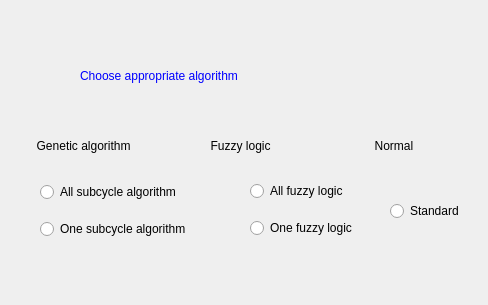
<?xml version="1.0" encoding="UTF-8"?>
<ui version="4.0">
 <class>ChooseAlgorithmType</class>
 <widget class="QDialog" name="ChooseAlgorithmType">
  <property name="geometry">
   <rect>
    <x>0</x>
    <y>0</y>
    <width>488</width>
    <height>305</height>
   </rect>
  </property>
  <property name="windowTitle">
   <string>Settings</string>
  </property>
  <widget class="QStackedWidget" name="stackedWidget">
   <property name="geometry">
    <rect>
     <x>0</x>
     <y>0</y>
     <width>491</width>
     <height>301</height>
    </rect>
   </property>
   <property name="currentIndex">
    <number>0</number>
   </property>
   <widget class="QWidget" name="page">
    <widget class="QWidget" name="verticalLayoutWidget">
     <property name="geometry">
      <rect>
       <x>80</x>
       <y>40</y>
       <width>336</width>
       <height>71</height>
      </rect>
     </property>
     <layout class="QVBoxLayout" name="verticalLayout_2">
      <item>
       <widget class="QLabel" name="label">
        <property name="styleSheet">
         <string notr="true">font: 75 21pt &quot;Times New Roman&quot;;
color: rgb(0, 0, 255);</string>
        </property>
        <property name="text">
         <string>Choose appropriate algorithm</string>
        </property>
       </widget>
      </item>
     </layout>
    </widget>
    <widget class="QWidget" name="horizontalLayoutWidget">
     <property name="geometry">
      <rect>
       <x>30</x>
       <y>120</y>
       <width>486</width>
       <height>51</height>
      </rect>
     </property>
     <layout class="QHBoxLayout" name="horizontalLayout">
      <item>
       <widget class="QLabel" name="label_2">
        <property name="styleSheet">
         <string notr="true">font: 75 16pt &quot;Palatino Linotype&quot;;</string>
        </property>
        <property name="text">
         <string>  Genetic algorithm</string>
        </property>
       </widget>
      </item>
      <item>
       <widget class="QLabel" name="label_3">
        <property name="styleSheet">
         <string notr="true">font: 75 16pt &quot;Palatino Linotype&quot;;</string>
        </property>
        <property name="text">
         <string>     Fuzzy logic</string>
        </property>
       </widget>
      </item>
      <item>
       <widget class="QLabel" name="label_13">
        <property name="styleSheet">
         <string notr="true">font: 75 16pt &quot;Palatino Linotype&quot;;</string>
        </property>
        <property name="text">
         <string>     Normal</string>
        </property>
       </widget>
      </item>
     </layout>
    </widget>
    <widget class="QWidget" name="verticalLayoutWidget_3">
     <property name="geometry">
      <rect>
       <x>40</x>
       <y>171</y>
       <width>181</width>
       <height>80</height>
      </rect>
     </property>
     <layout class="QVBoxLayout" name="verticalLayout_4">
      <item>
       <widget class="QRadioButton" name="allGAradioButton">
        <property name="styleSheet">
         <string notr="true">font: 75 11pt &quot;Times New Roman&quot;;</string>
        </property>
        <property name="text">
         <string>All subcycle algorithm</string>
        </property>
       </widget>
      </item>
      <item>
       <widget class="QRadioButton" name="OneGAradioButton">
        <property name="styleSheet">
         <string notr="true">font: 11pt &quot;Times New Roman&quot;;</string>
        </property>
        <property name="text">
         <string>One subcycle algorithm</string>
        </property>
       </widget>
      </item>
     </layout>
    </widget>
    <widget class="QWidget" name="verticalLayoutWidget_4">
     <property name="geometry">
      <rect>
       <x>250</x>
       <y>170</y>
       <width>131</width>
       <height>80</height>
      </rect>
     </property>
     <layout class="QVBoxLayout" name="verticalLayout_5">
      <item>
       <widget class="QRadioButton" name="AllFLradioButton">
        <property name="styleSheet">
         <string notr="true">font: 11pt &quot;Times New Roman&quot;;</string>
        </property>
        <property name="text">
         <string>All fuzzy logic</string>
        </property>
       </widget>
      </item>
      <item>
       <widget class="QRadioButton" name="OneFLradioButton">
        <property name="styleSheet">
         <string notr="true">font: 11pt &quot;Times New Roman&quot;;</string>
        </property>
        <property name="text">
         <string>One fuzzy logic</string>
        </property>
       </widget>
      </item>
     </layout>
    </widget>
    <widget class="QWidget" name="verticalLayoutWidget_5">
     <property name="geometry">
      <rect>
       <x>390</x>
       <y>171</y>
       <width>86</width>
       <height>80</height>
      </rect>
     </property>
     <layout class="QVBoxLayout" name="verticalLayout_6">
      <item>
       <widget class="QRadioButton" name="standardRadioButton">
        <property name="styleSheet">
         <string notr="true">font: 11pt &quot;Times New Roman&quot;;</string>
        </property>
        <property name="text">
         <string>Standard</string>
        </property>
       </widget>
      </item>
     </layout>
    </widget>
   </widget>
   <widget class="QWidget" name="page_2">
    <widget class="QPushButton" name="nextButtonForGA">
     <property name="geometry">
      <rect>
       <x>390</x>
       <y>260</y>
       <width>62</width>
       <height>21</height>
      </rect>
     </property>
     <property name="styleSheet">
      <string notr="true">color: white;
background-color: QLinearGradient( x1: 0, y1: 0, x2: 0, y2: 1, stop: 0 #88d, stop: 0.1 #99e, stop: 0.49 #77c, stop: 0.5 #66b, stop: 1 #77c);
border-width: 1px;
border-color: #339;
border-style: solid;
border-radius: 7;
padding:3px;
font-size: 10px;
padding-left: 5px;
padding-right: 5px;
min-width: 50px;
max-width: 50px;
min-height: 13px;
max-height: 13px;</string>
     </property>
     <property name="text">
      <string>Next</string>
     </property>
    </widget>
    <widget class="QLabel" name="label_4">
     <property name="geometry">
      <rect>
       <x>150</x>
       <y>10</y>
       <width>159</width>
       <height>26</height>
      </rect>
     </property>
     <property name="styleSheet">
      <string notr="true">font: 75 14pt &quot;Palatino Linotype&quot;;</string>
     </property>
     <property name="text">
      <string>  Genetic algorithm</string>
     </property>
    </widget>
    <widget class="QPushButton" name="backButtonForGA">
     <property name="geometry">
      <rect>
       <x>310</x>
       <y>260</y>
       <width>62</width>
       <height>21</height>
      </rect>
     </property>
     <property name="styleSheet">
      <string notr="true">color: white;
background-color: QLinearGradient( x1: 0, y1: 0, x2: 0, y2: 1, stop: 0 #88d, stop: 0.1 #99e, stop: 0.49 #77c, stop: 0.5 #66b, stop: 1 #77c);
border-width: 1px;
border-color: #339;
border-style: solid;
border-radius: 7;
padding:3px;
font-size: 10px;
padding-left: 5px;
padding-right: 5px;
min-width: 50px;
max-width: 50px;
min-height: 13px;
max-height: 13px;</string>
     </property>
     <property name="text">
      <string>Back</string>
     </property>
    </widget>
    <widget class="QLabel" name="label_5">
     <property name="geometry">
      <rect>
       <x>90</x>
       <y>60</y>
       <width>141</width>
       <height>16</height>
      </rect>
     </property>
     <property name="styleSheet">
      <string notr="true">font: 10pt &quot;Times New Roman&quot;;</string>
     </property>
     <property name="text">
      <string>Replacement probability</string>
     </property>
    </widget>
    <widget class="QLabel" name="label_6">
     <property name="geometry">
      <rect>
       <x>90</x>
       <y>100</y>
       <width>111</width>
       <height>16</height>
      </rect>
     </property>
     <property name="styleSheet">
      <string notr="true">font: 10pt &quot;Times New Roman&quot;;</string>
     </property>
     <property name="text">
      <string>Population size</string>
     </property>
    </widget>
    <widget class="QLabel" name="label_7">
     <property name="geometry">
      <rect>
       <x>90</x>
       <y>140</y>
       <width>91</width>
       <height>16</height>
      </rect>
     </property>
     <property name="styleSheet">
      <string notr="true">font: 10pt &quot;Times New Roman&quot;;</string>
     </property>
     <property name="text">
      <string>Generations</string>
     </property>
    </widget>
    <widget class="QLabel" name="label_8">
     <property name="geometry">
      <rect>
       <x>90</x>
       <y>180</y>
       <width>121</width>
       <height>16</height>
      </rect>
     </property>
     <property name="styleSheet">
      <string notr="true">font: 10pt &quot;Times New Roman&quot;;</string>
     </property>
     <property name="text">
      <string>Mutation probability</string>
     </property>
    </widget>
    <widget class="QLabel" name="label_9">
     <property name="geometry">
      <rect>
       <x>90</x>
       <y>220</y>
       <width>131</width>
       <height>16</height>
      </rect>
     </property>
     <property name="styleSheet">
      <string notr="true">font: 10pt &quot;Times New Roman&quot;;</string>
     </property>
     <property name="text">
      <string>Crossover probability</string>
     </property>
    </widget>
    <widget class="QPushButton" name="defaultValuesButton">
     <property name="geometry">
      <rect>
       <x>210</x>
       <y>260</y>
       <width>77</width>
       <height>21</height>
      </rect>
     </property>
     <property name="styleSheet">
      <string notr="true">color: white;
background-color: QLinearGradient( x1: 0, y1: 0, x2: 0, y2: 1, stop: 0 #88d, stop: 0.1 #99e, stop: 0.49 #77c, stop: 0.5 #66b, stop: 1 #77c);
border-width: 1px;
border-color: #339;
border-style: solid;
border-radius: 7;
padding:3px;
font-size: 10px;
padding-left: 5px;
padding-right: 5px;
min-width: 65px;
max-width: 65px;
min-height: 13px;
max-height: 13px;</string>
     </property>
     <property name="text">
      <string>Default values</string>
     </property>
    </widget>
    <widget class="QLineEdit" name="replacementProbabilityLineEdit">
     <property name="geometry">
      <rect>
       <x>260</x>
       <y>60</y>
       <width>113</width>
       <height>20</height>
      </rect>
     </property>
    </widget>
    <widget class="QLineEdit" name="populationSizeLineEdit">
     <property name="geometry">
      <rect>
       <x>260</x>
       <y>100</y>
       <width>113</width>
       <height>20</height>
      </rect>
     </property>
    </widget>
    <widget class="QLineEdit" name="generationsLineEdit">
     <property name="geometry">
      <rect>
       <x>260</x>
       <y>140</y>
       <width>113</width>
       <height>20</height>
      </rect>
     </property>
    </widget>
    <widget class="QLineEdit" name="mutationProbabilityLineEdit">
     <property name="geometry">
      <rect>
       <x>260</x>
       <y>180</y>
       <width>113</width>
       <height>20</height>
      </rect>
     </property>
    </widget>
    <widget class="QLineEdit" name="crossoverProbabilityLineEdit">
     <property name="geometry">
      <rect>
       <x>260</x>
       <y>220</y>
       <width>113</width>
       <height>20</height>
      </rect>
     </property>
    </widget>
   </widget>
   <widget class="QWidget" name="page_3">
    <widget class="QLabel" name="label_11">
     <property name="geometry">
      <rect>
       <x>150</x>
       <y>20</y>
       <width>201</width>
       <height>26</height>
      </rect>
     </property>
     <property name="styleSheet">
      <string notr="true">font: 75 14pt &quot;Palatino Linotype&quot;;</string>
     </property>
     <property name="text">
      <string>General parameters</string>
     </property>
    </widget>
    <widget class="QPushButton" name="closeButtonForGeneral">
     <property name="geometry">
      <rect>
       <x>390</x>
       <y>270</y>
       <width>62</width>
       <height>21</height>
      </rect>
     </property>
     <property name="styleSheet">
      <string notr="true">color: white;
background-color: QLinearGradient( x1: 0, y1: 0, x2: 0, y2: 1, stop: 0 #88d, stop: 0.1 #99e, stop: 0.49 #77c, stop: 0.5 #66b, stop: 1 #77c);
border-width: 1px;
border-color: #339;
border-style: solid;
border-radius: 7;
padding:3px;
font-size: 10px;
padding-left: 5px;
padding-right: 5px;
min-width: 50px;
max-width: 50px;
min-height: 13px;
max-height: 13px;</string>
     </property>
     <property name="text">
      <string>OK</string>
     </property>
    </widget>
    <widget class="QPushButton" name="backButtonForGeneral">
     <property name="geometry">
      <rect>
       <x>310</x>
       <y>270</y>
       <width>62</width>
       <height>21</height>
      </rect>
     </property>
     <property name="styleSheet">
      <string notr="true">color: white;
background-color: QLinearGradient( x1: 0, y1: 0, x2: 0, y2: 1, stop: 0 #88d, stop: 0.1 #99e, stop: 0.49 #77c, stop: 0.5 #66b, stop: 1 #77c);
border-width: 1px;
border-color: #339;
border-style: solid;
border-radius: 7;
padding:3px;
font-size: 10px;
padding-left: 5px;
padding-right: 5px;
min-width: 50px;
max-width: 50px;
min-height: 13px;
max-height: 13px;</string>
     </property>
     <property name="text">
      <string>Back</string>
     </property>
    </widget>
    <widget class="QPushButton" name="defaultValuesButtonForGeneral">
     <property name="geometry">
      <rect>
       <x>210</x>
       <y>270</y>
       <width>77</width>
       <height>21</height>
      </rect>
     </property>
     <property name="styleSheet">
      <string notr="true">color: white;
background-color: QLinearGradient( x1: 0, y1: 0, x2: 0, y2: 1, stop: 0 #88d, stop: 0.1 #99e, stop: 0.49 #77c, stop: 0.5 #66b, stop: 1 #77c);
border-width: 1px;
border-color: #339;
border-style: solid;
border-radius: 7;
padding:3px;
font-size: 10px;
padding-left: 5px;
padding-right: 5px;
min-width: 65px;
max-width: 65px;
min-height: 13px;
max-height: 13px;</string>
     </property>
     <property name="text">
      <string>Default values</string>
     </property>
    </widget>
    <widget class="QWidget" name="gridLayoutWidget">
     <property name="geometry">
      <rect>
       <x>40</x>
       <y>50</y>
       <width>411</width>
       <height>194</height>
      </rect>
     </property>
     <layout class="QGridLayout" name="gridLayout">
      <item row="0" column="0">
       <widget class="QLabel" name="label_12">
        <property name="styleSheet">
         <string notr="true">font: 10pt &quot;Times New Roman&quot;;</string>
        </property>
        <property name="text">
         <string>Number of cars:</string>
        </property>
       </widget>
      </item>
      <item row="0" column="1">
       <widget class="QLineEdit" name="countOfVehiclesLineEdit"/>
      </item>
      <item row="1" column="0">
       <widget class="QLabel" name="label_17">
        <property name="styleSheet">
         <string notr="true">font: 10pt &quot;Times New Roman&quot;;</string>
        </property>
        <property name="text">
         <string>Number of the buses:</string>
        </property>
       </widget>
      </item>
      <item row="1" column="1">
       <widget class="QLineEdit" name="numberOfBusesLineEdit"/>
      </item>
      <item row="2" column="0">
       <widget class="QLabel" name="label_16">
        <property name="styleSheet">
         <string notr="true">font: 10pt &quot;Times New Roman&quot;;</string>
        </property>
        <property name="text">
         <string>Vehicles frequency ( in sec ):</string>
        </property>
       </widget>
      </item>
      <item row="2" column="1">
       <widget class="QLineEdit" name="vehiclesFrequencyLineEdit"/>
      </item>
      <item row="3" column="0">
       <widget class="QLabel" name="label_14">
        <property name="styleSheet">
         <string notr="true">font: 10pt &quot;Times New Roman&quot;;</string>
        </property>
        <property name="text">
         <string>Cars speed ( 1-5 ):</string>
        </property>
       </widget>
      </item>
      <item row="3" column="1">
       <widget class="QLineEdit" name="carSpeedLineEdit"/>
      </item>
      <item row="4" column="0">
       <widget class="QLabel" name="label_15">
        <property name="styleSheet">
         <string notr="true">font: 10pt &quot;Times New Roman&quot;;</string>
        </property>
        <property name="text">
         <string>Bus speed ( 1-5 ):</string>
        </property>
       </widget>
      </item>
      <item row="4" column="1">
       <widget class="QLineEdit" name="busSpeedLineEdit"/>
      </item>
      <item row="5" column="0">
       <widget class="QLabel" name="label_18">
        <property name="styleSheet">
         <string notr="true">font: 10pt &quot;Times New Roman&quot;;</string>
        </property>
        <property name="text">
         <string>Timeout:</string>
        </property>
       </widget>
      </item>
      <item row="5" column="1">
       <widget class="QLineEdit" name="timeoutLineEdit"/>
      </item>
     </layout>
    </widget>
    <zorder>label_11</zorder>
    <zorder>closeButtonForGeneral</zorder>
    <zorder>backButtonForGeneral</zorder>
    <zorder>defaultValuesButtonForGeneral</zorder>
    <zorder>gridLayoutWidget</zorder>
    <zorder>label_12</zorder>
   </widget>
  </widget>
 </widget>
 <resources/>
 <connections/>
</ui>
